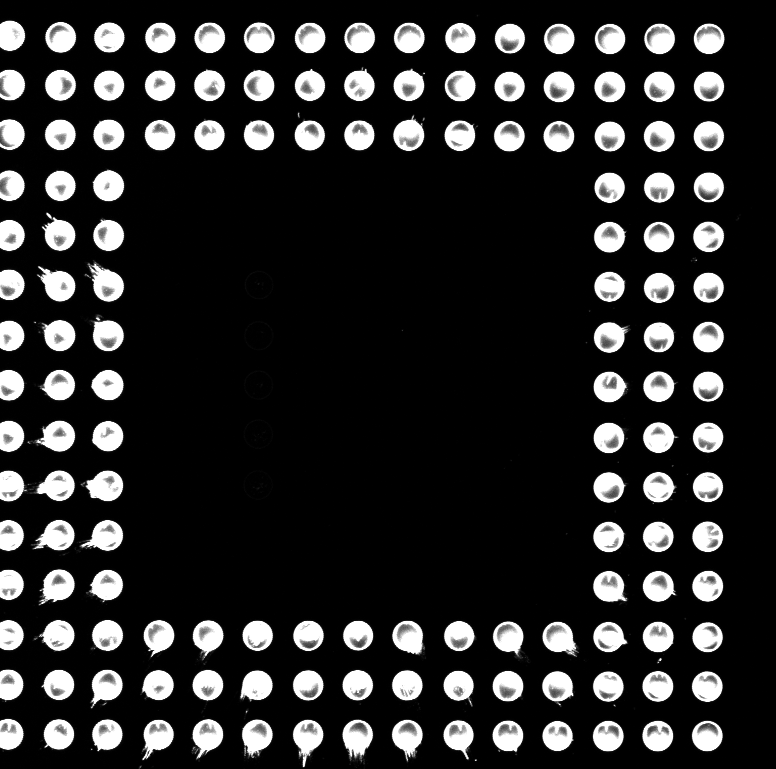
#> input picture 0,061.tif, 776 x 769 px, given in place of LeptinGood.tif, which was not available
$ python template_matching.py
#> lines starting #> are read from the running program, lines starting #| are printed output that depends on the picture; after the words box and inside, x2 and y2 are one past the last pixel; in counts of white or black regions, pixels touching at a corner belong together; pictures that were not available may be replaced by others from this repository, and a replacement may not be noted
import cv2
import numpy as np
import time
from operator import itemgetter


def pullElementsFromList(datList,argument): # use this when you have a 2d list and want a specific element from each entry
    return [thatSpecificArgument[argument] for thatSpecificArgument in datList]

def mouseLocationClick(event,x,y,flags,param):
    if event == cv2.EVENT_LBUTTONDOWN:
        print("click identified at: " +str([x,y]))


startTime = time.time()

numberOfArrays = 24


img_rgb = cv2.imread('LeptinGood.tif')
#> img_rgb is the input picture: shape (769, 776, 3); min 0, max 255, mean 41.9
ds_img_rgb = cv2.pyrDown(img_rgb) # downsampling with gaussian subsampling
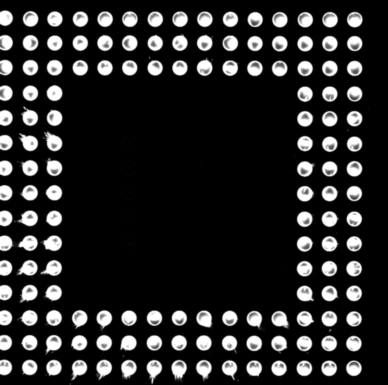
#> ds_img_rgb: shape (385, 388, 3); min 0, max 255, mean 41.9
ds_img_gray = cv2.cvtColor(ds_img_rgb , cv2.COLOR_BGR2GRAY)

template = cv2.imread('blank_ideal_3rings.tif',0)
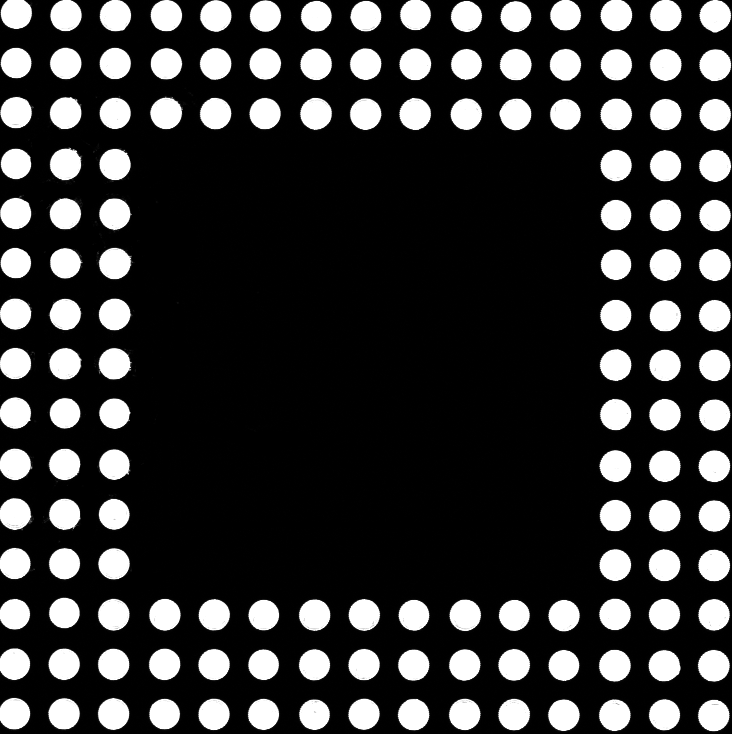
#> input picture blank_ideal_3rings.tif, 732 x 734 px
#> template is the input picture: shape (734, 732); min 0, max 255, mean 52.6
ds_template = cv2.pyrDown(template)
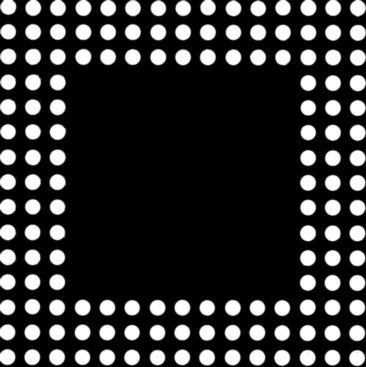
#> ds_template: shape (367, 366); min 0, max 255, mean 52.6

w, h = ds_template.shape[::-1]
#> w = 366; h = 367
res = cv2.matchTemplate(ds_img_gray,ds_template,cv2.TM_CCORR_NORMED)  ## [y, x, correlation value]


threshold = 0.6  #previously .7
loc = np.where( res >= threshold) # [Y Y Y Y Y Y] in first row [X X X X X] in second row
#> loc = 58 positions, rows 7 to 15, columns 0 to 22

neighborRadius = max(w,h)
#> neighborRadius = 367
rawPotentialArrays = zip(*loc[::-1]) # [X, Y] many many entries


stagedManyArrays = []
arrayIterator = 0
bestCitizens = []
for each in range(numberOfArrays):
    bestCitizens.append([0,[0,0],0])
for eachRawPotArray in rawPotentialArrays:
    if len(stagedManyArrays) == 0:
        stagedManyArrays.append([ res[eachRawPotArray[1],eachRawPotArray[0]], [eachRawPotArray[0],eachRawPotArray[1]] , arrayIterator])
        bestCitizens[arrayIterator] = ([ res[eachRawPotArray[1],eachRawPotArray[0]], [eachRawPotArray[0],eachRawPotArray[1]] , arrayIterator])
    else:
        storageSpace = []
        for eachStagedArray in stagedManyArrays:
            if ((eachRawPotArray[0] < eachStagedArray[1][0] + neighborRadius) and (eachRawPotArray[0] > eachStagedArray[1][0] - neighborRadius)):
                if ((eachRawPotArray[1] < eachStagedArray[1][1] + neighborRadius) and (eachRawPotArray[1] > eachStagedArray[1][1] - neighborRadius)):
                    #print(str([eachRawPotArray[0],eachRawPotArray[1]]) + " close to " + str([eachStagedArray[1][0], eachStagedArray[1][1]]))
                    storageSpace = [res[eachRawPotArray[1],eachRawPotArray[0]], [eachRawPotArray[0],eachRawPotArray[1]], eachStagedArray[2]]
                    if (res[eachRawPotArray[1],eachRawPotArray[0]] > bestCitizens[eachStagedArray[2]][0]):
                        bestCitizens[eachStagedArray[2]] = [ res[eachRawPotArray[1],eachRawPotArray[0]], [eachRawPotArray[0],eachRawPotArray[1]] , eachStagedArray[2]]
        if (len(storageSpace) ==  0 ):
            #print(str([eachRawPotArray[0],eachRawPotArray[1]]) + " NOT close to " + str([eachStagedArray[1][0], eachStagedArray[1][1]]))
            arrayIterator = arrayIterator + 1
            storageSpace= [res[eachRawPotArray[1],eachRawPotArray[0]], [eachRawPotArray[0],eachRawPotArray[1]], arrayIterator]
            if (res[eachRawPotArray[1],eachRawPotArray[0]] > bestCitizens[arrayIterator][0]):
                bestCitizens[arrayIterator] = [ res[eachRawPotArray[1],eachRawPotArray[0]], [eachRawPotArray[0],eachRawPotArray[1]] , arrayIterator]
        stagedManyArrays.append(storageSpace)
#> this loop made 58 passes
#> eachRawPotArray on passes 1 to 12: (0, 7), (20, 7), (21, 7), (22, 7), (0, 8), (1, 8), (19, 8), (20, 8), (21, 8), (22, 8), (0, 9), (1, 9)
#> after the loop, arrayIterator = 0; bestCitizens = 24 items; stagedManyArrays = 58 items

detectedNumberOfArrays = len(bestCitizens)
#> detectedNumberOfArrays = 24

# verification rectangles
for eachBestCitizen in bestCitizens:
    cv2.rectangle( ds_img_rgb , (eachBestCitizen[1][0], eachBestCitizen[1][1]), (eachBestCitizen[1][0] + w, eachBestCitizen[1][1] + h), (0,0,255),2)
#> this loop made 24 passes
#> eachBestCitizen on passes 1 to 12: [0.852, [22, 11], 0], [0, [0, 0], 0], [0, [0, 0], 0], [0, [0, 0], 0], [0, [0, 0], 0], [0, [0, 0], 0], [0, [0, 0], 0], [0, [0, 0], 0], [0, [0, 0], 0], [0, [0, 0], 0], [0, [0, 0], 0], [0, [0, 0], 0]
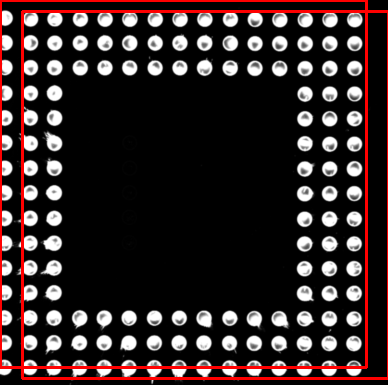
#> ds_img_rgb: shape (385, 388, 3); 4.88% of pixels changed, all inside (x1, y1, x2, y2) = (0, 0, 388, 380)

finishedTime = time.time() - startTime

print("time to process the full image: " + str(finishedTime))
cv2.imwrite('identified shit in red.tif', ds_img_rgb)
cv2.namedWindow('identified shit in red',cv2.WINDOW_NORMAL)
cv2.setMouseCallback('identified shit in red', mouseLocationClick)
cv2.imshow('identified shit in red',ds_img_rgb) # show the raw image with superimposed identified circles
cv2.waitKey(0) # press any key on the image window to close and terminate the program
cv2.destroyAllWindows()
